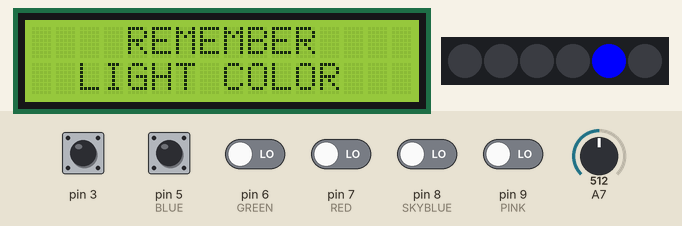
A sketch run on a simulated Arduino Uno, built with avr-gcc and run on an emulated ATmega328P. Parts: 16×2 character LCD, 6 RGB LEDs in strip order, left to right. The test bench sets the inputs (shaded band); at power-on: pin 3, pin 5 (BLUE), pin 6 (GREEN), pin 7 (RED), pin 8 (SKYBLUE), pin 9 (PINK) LOW, A7 = 512. Colours are those a GRB WS2812 strip shows for the declared byte order; random numbers use the default seed unless the sketch sets one.

Above: at 1.3 s.
1.4 s: pin 3 pulled HIGH for 1 s
At 3.1 s:
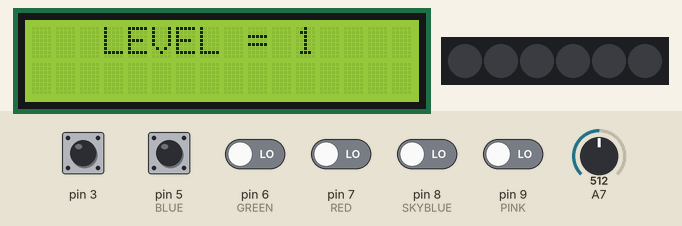
5.4 s: pin 3 pulled HIGH for 0.15 s
At 7.0 s:
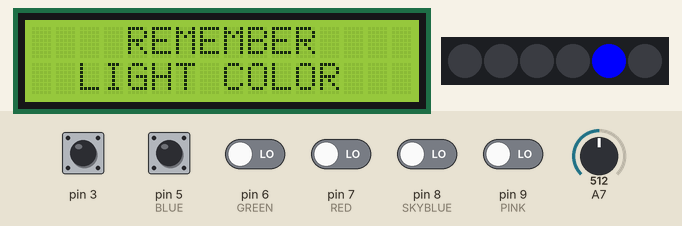
7.1 s: pin 5 (BLUE) pulsed HIGH 5 times (0.12 s each, 0.3 s apart)
At 10.6 s:
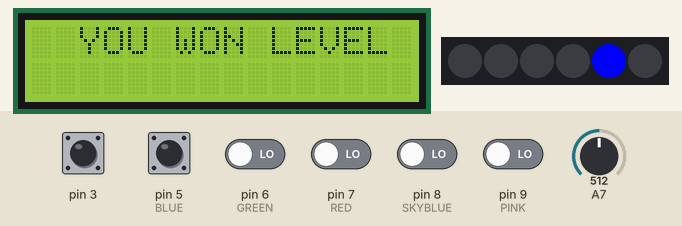
Timing chart, 0 to 15.4 s (numbered marks = the images above; inputs shaded):
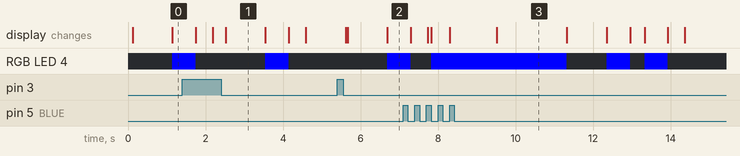

The sketch:

Memory_Matrix_Game_Device.ino
```cpp
// (licence header left out)
//#ifdef F_CPU
//#undef F_CPU
//#define F_CPU 1000000L
//#endif

#include <FastLED.h>
#include <Wire.h>
#include <LiquidCrystal_I2C.h>
#include "Arduino.h"

// Set the LCD address to 0x27 for a 16 chars and 2 line display
//LiquidCrystal_I2C lcd(0x3f, 16, 2);
LiquidCrystal_I2C lcd(0x27, 16, 2);
// How many leds in your strip?
#define NUM_LEDS 6
#define DATA_PIN 2
#define CLOCK_PIN 13
#define RESET    3
#define RED      7
#define SKYBLUE  8
#define PINK     9
#define GREEN    6
#define BLUE     5
#define ORANGE   4
// Define the array of leds
CRGB leds[NUM_LEDS];
//CRGB light[7] = {CRGB::Black,CRGB::Green,CRGB::Blue,CRGB::Orange,CRGB::Red,CRGB::Red,CRGB::Red};
long int light[7] = {0x00FF00,0xFF00FF,0x00FFFF,0xFF0000,0x0000FF,0x40FF00,0x000000};

void(* resetFunc) (void) = 0;//declare reset function at address 0

int randNumber ,level=1;
bool start_game_flag;
int a[20],p[20],Score;

void setup() {

FastLED.addLeds<WS2812B, DATA_PIN, RGB>(leds, NUM_LEDS);  // GRB ordering is typical
pinMode(3, INPUT);
pinMode(4, INPUT);
pinMode(5, INPUT);
pinMode(6, INPUT);
pinMode(7, INPUT);
pinMode(8, INPUT);
pinMode(9, INPUT);
randomSeed(analogRead(7));
//lcd.begin();
//lcd.begin(16,2);
lcd.init();                      // initialize the lcd
lcd.backlight();
lcd.setCursor(4,0);
lcd.print("WELCOME");
delay(30);
start_game_flag=1;
level=1;

}

void loop() {

//  leds[0] = CRGB::Green;              //red   RGB    note reverse RGB TO GRB
//  leds[1] = 0xFF00FF;;//CRGB::Blue;   //CYAN SKY BLUE
//  leds[2] = 0x00FFFF;                 //pink
//  leds[3] = CRGB::Red;                //Green
//  leds[4] = 0x0000FF;                 //blue
//  leds[5] = 0x40FF00;                 //orange
//  FastLED.show();

//  level= Pressed_button();
//  FastLED.show();
//  lcd.clear();
//  lcd.setCursor(1,0);
//  lcd.print("  LEVEL = ");
//  lcd.print(level); //  lcd.print(n++,DEC);
//  start_game_flag=0;
  if(start_game_flag!=1)
  {
   start_game_key();

  }
  if(digitalRead(3))
  {
    while(digitalRead(3));
    resetFunc();  //call reset
  }
 if(start_game_flag==1)
  {
    start_game_flag=0;
    leds[0] = CRGB::Black;
    leds[1] = CRGB::Black;
    leds[2] = CRGB::Black;
    leds[3] = CRGB::Black;
    leds[4] = CRGB::Black;
    leds[5] = CRGB::Black;
    FastLED.show();
    lcd.clear();
    lcd.setCursor(1,0);
    lcd.print("  LEVEL = ");
    lcd.print(level); //  lcd.print(n++,DEC);
    delay(1000);
    for(int j=0;j<=(level-1);j++)
    {
      lcd.clear();
      lcd.setCursor(3,0); //First line
      lcd.print(" REMEMBER ");
      lcd.setCursor(2,1); //First line
      lcd.print("LIGHT COLOR ");
      randNumber = random(0, 5);// print a random number from 1 to 5
//      Serial.println(randNumber);
      leds[randNumber] = light[randNumber];
      FastLED.show();
      delay(600);
      leds[randNumber] = light[6];
      FastLED.show();
      delay(350);
      a[j]=randNumber;
 //     Serial.println("randNumber");
 //     Serial.println(randNumber);
    }
    for(int k=0;k<=(level-1);k++)
    {
      leds[0] = CRGB::Black;
      leds[1] = CRGB::Black;
      leds[2] = CRGB::Black;
      leds[3] = CRGB::Black;
      leds[4] = CRGB::Black;
      leds[5] = CRGB::Black;
      FastLED.show();
      delay(60);
      lcd.clear();
      lcd.setCursor(0,0); //First line
      lcd.print("   PRESS ");
      lcd_print_colour_order(k+1);
      lcd.setCursor(0,1);
      lcd.print(" COLOR BUTTON ");
//      lcd.setCursor(0,1);
//      lcd.print("PRESS BUTTON");
      p[k]=Pressed_button();
      FastLED.show();
//      Serial.println(p[k]);
      delay(400);
     }
      leds[0] = CRGB::Black;
      leds[1] = CRGB::Black;
      leds[2] = CRGB::Black;
      leds[3] = CRGB::Black;
      leds[4] = CRGB::Black;
      leds[5] = CRGB::Black;
    delay(60);
    lcd.clear();
    lcd.setCursor(3,0);
    lcd.print(" RESULT... ");
    delay(1200);
    int m=0;
    for(int l=0;l<=(level-1);l++)
    {
      if(p[l] == a[l])
        {
         m++;
        }
    }
//    Serial.println("m");
//    Serial.println(m);
    if(m==level)
    {
     lcd.clear();
     lcd.setCursor(2,0);
     lcd.print("YOU WON LEVEL");
     delay(1800);
     m=0;
     level++;
     start_game_flag=1;
    }

    else
    {
    lcd.clear();
    lcd.setCursor(1,0);
    lcd.print("YOU LOSE LEVEL ");
    lcd.print(level);
    lcd.setCursor(1,1);
    lcd.print("  SCORE = ");
    lcd.print(level*level);
    delay(3500);
    Score=level*level;
    print_memory_power();
    m=0;
    level=1;
    Score=0;
    start_game_flag=0;
    lcd.clear();
    lcd.setCursor(3,0);
    lcd.print("THANK YOU");
    delay(2500);
  }
  }
  else
  {
    lcd.setCursor(1,0);
    lcd.print("PRESS ANY KEY ");
    lcd.setCursor(4,1);
    lcd.print("To START ");
    delay(300);
  }

}


void start_game_key()
{
  if(digitalRead(3))
  {
    while(digitalRead(3));
    resetFunc();  //call reset
  }
}

int Pressed_button()
{
      leds[0] = CRGB::Black;
      leds[1] = CRGB::Black;
      leds[2] = CRGB::Black;
      leds[3] = CRGB::Black;
      leds[4] = CRGB::Black;
      leds[5] = CRGB::Black;
  while(1)
  {
  if(digitalRead(RED))
  {
    while(digitalRead(RED));
    leds[0] = light[0];
    return 0;
  }
    if(digitalRead(SKYBLUE))
  {
    while(digitalRead(SKYBLUE));
    leds[1] = light[1];
    return 1;
  }
  if(digitalRead(PINK))
  {
    while(digitalRead(PINK));
    leds[2] = light[2];
    return 2;
  }
  if(digitalRead(GREEN))
  {
    while(digitalRead(GREEN));
    leds[3] = light[3];
    return 3;
  }
    if(digitalRead(BLUE))
  {
    while(digitalRead(BLUE));
    leds[4] = light[4];
    return 4;
  }
//    if(digitalRead(4))
//  {
//    while(digitalRead(4));
//    leds[5] = light[5];
//    return 6;
//  }
  if(digitalRead(3))
  {
    while(digitalRead(3));
    resetFunc();  //call reset
  }

  }
}

void print_memory_power()
{
          lcd.clear();
          lcd.setCursor(0,1);
          lcd.print("  MEMORY POWER ");

          if(Score<=4)
          {
          lcd.setCursor(0,0);
          lcd.print("     LOW      ");
          delay(2000);
          }
          else if((Score >= 5) && (Score <=17))
          {
          lcd.setCursor(0,0);
          lcd.print("    AVERAGE   ");
          delay(2000);
          }
          else if((Score >= 18) && (Score <=37))
          {
          lcd.setCursor(0,0);
          lcd.print("     GOOD   ");
          delay(2000);
          }
          else if((Score >= 38) && (Score <=63))
          {
          lcd.setCursor(0,0);
          lcd.print("    HIGH    ");
          delay(2000);
          }
          else if(Score >= 64)
          {
          lcd.setCursor(0,0);
          lcd.print("   EXCELLENT   ");
          delay(2000);
          }
}

void lcd_print_colour_order(int var)
{
          switch (var) {
               case 1:
                 lcd.print("1st");
                 break;
               case 2:
                 lcd.print("2nd");
                 break;
               case 3:
                 lcd.print("3rd");
                 break;
               case 4:
                 lcd.print("4th");
                 break;
               case 5:
                 lcd.print("5th");
                 break;
               case 6:
                 lcd.print("6th");
                 break;
               case 7:
                 lcd.print("7th");
                 break;
               case 8:
                 lcd.print("8th");
                 break;
               case 9:
                 lcd.print("9th");
                 break;
               case 10:
                 lcd.print("10th");
                 break;

               default:
                  lcd.print("next");
                  break;
             }
}
```

Measured:
- after the input at 5.4 s, RGB LED 4: off → RGB(0, 0, 255) after 1.3 s; the display: first changes after 0.22 s (image 2 shows a later state)
- what the display in image 1 shows lasts 1.0 s, from 2.5 s to 3.5 s
